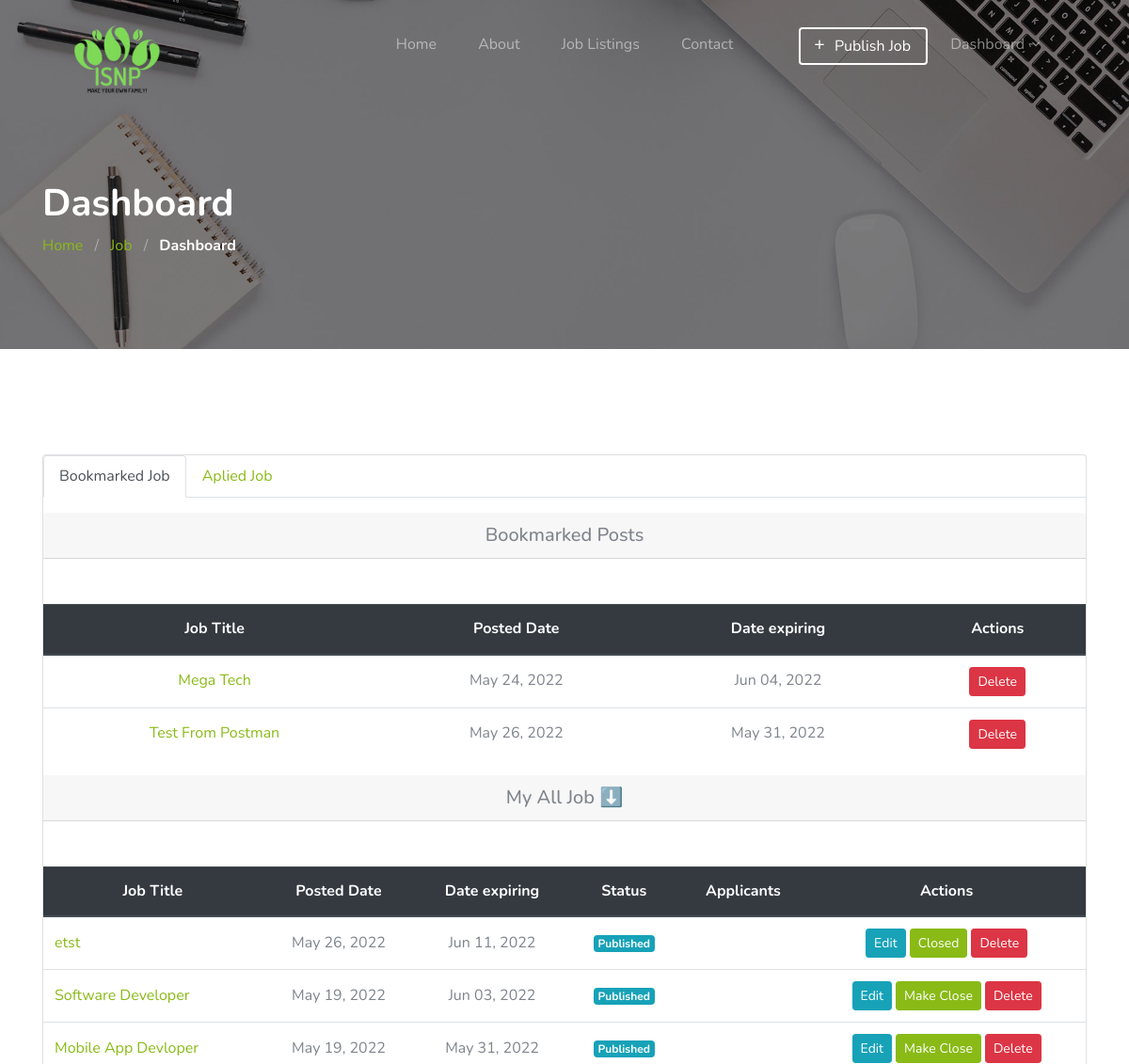
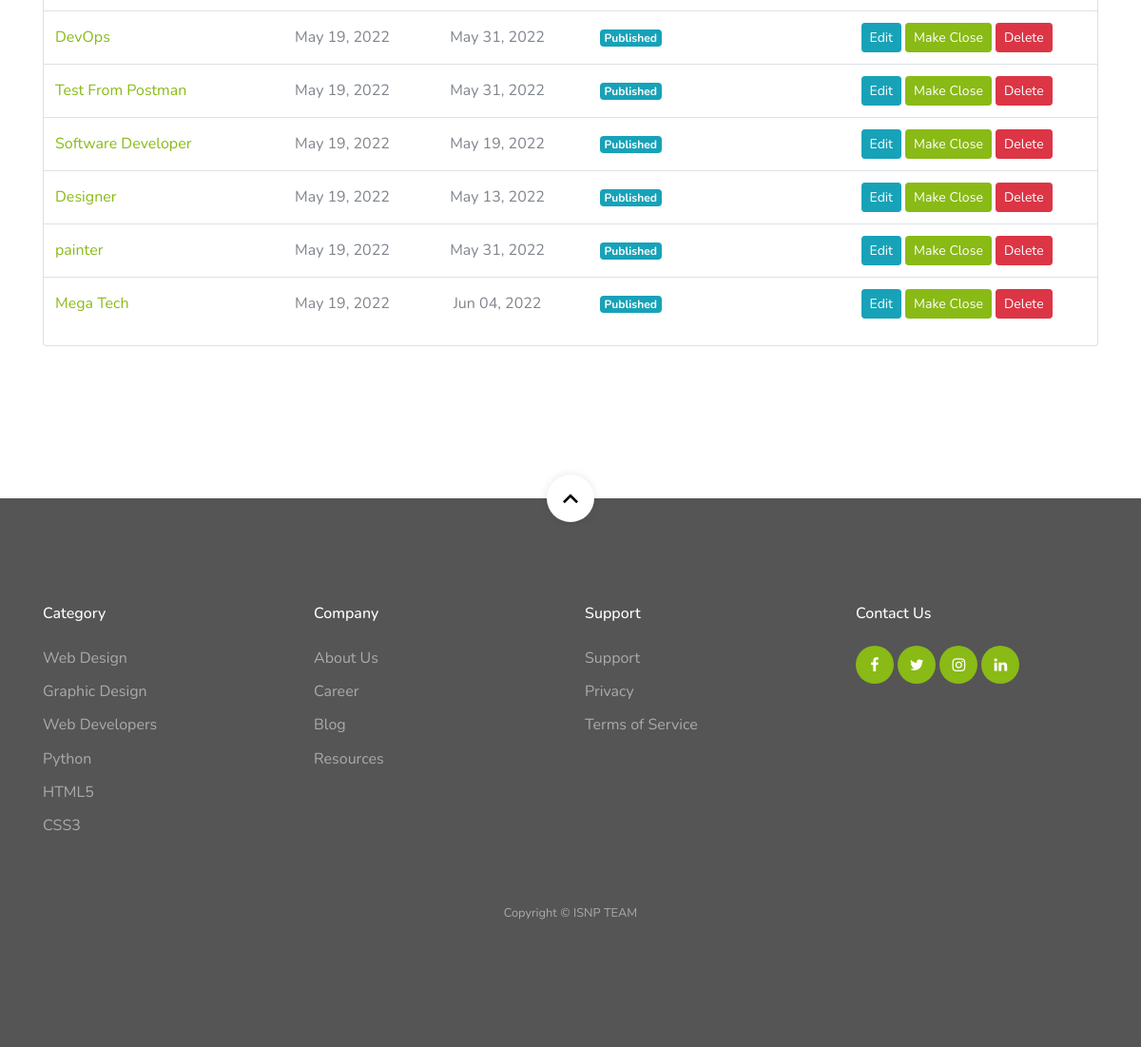
The app's page /dashboard/ (signed in) with its own data (2 pictures, top to bottom).
### jobapp/models.py (models this page shows, shortened)
class BookmarkJob(models.Model):
    user = models.ForeignKey(User, on_delete=models.CASCADE)
    job = models.ForeignKey(Job, on_delete=models.CASCADE)
    timestamp = models.DateTimeField(auto_now=True, auto_now_add=False)

class Job(models.Model):
    user = models.ForeignKey(User, related_name='User', on_delete=models.CASCADE)
    title = models.CharField(max_length=300)
    description = RichTextField()
    location = models.CharField(max_length=300)
    job_type = models.CharField(choices=JOB_TYPE, max_length=1)
    category = models.ForeignKey(Category,related_name='Category', on_delete=models.CASCADE)
    salary = models.CharField(max_length=30, blank=True)
    company_name = models.CharField(max_length=300)
    url = models.URLField(max_length=200)
    last_date = models.DateField()
    is_published = models.BooleanField(default=False)
    is_closed = models.BooleanField(default=False)
    timestamp = models.DateTimeField(auto_now=True)
    class Meta:
        ordering = ['-timestamp']

### jobapp/views.py (the view)
# urls.py: path('dashboard/', views.dashboard_view, name='dashboard'),
@login_required(login_url=reverse_lazy('account:login'))
def dashboard_view(request):
    jobs = []
    savedjobs = []
    appliedjobs = []
    total_applicants = {}
    if request.user.role == 'employer':
        jobs = Job.objects.filter(user=request.user.id)
        for job in jobs:
            count = Applicant.objects.filter(job=job.id).count()
            total_applicants[job.id] = count
    if request.user.role == 'employer':
        savedjobs = BookmarkJob.objects.filter(user=request.user.id)
        appliedjobs = Applicant.objects.filter(user=request.user.id)
    context = {
        'jobs': jobs,
        'savedjobs': savedjobs,
        'appliedjobs':appliedjobs,
        'total_applicants': total_applicants
    }
    return render(request, 'jobapp/dashboard.html', context)

### jobapp/templatetags/get_total_applicant.py (called while the page is built)
@register.simple_tag(name='get_total_applicant')
def get_total_applicant(total_applicants , job):
    return total_applicants[job.id]

### template/jobapp/dashboard.html (shortened to what this page needs)
{% extends 'base.html' %}
{% load static %}
{% load get_total_applicant %}
{% block content %}
<section class="section-hero overlay inner-page bg-image"
    style="background-image: url('{% static 'images/hero_1.jpg' %}');" id="home-section">
    <div class="container">
        <div class="row">
            <div class="col-md-7">
                <h1 class="text-white font-weight-bold">Dashboard</h1>
                <div class="custom-breadcrumbs">
                    <a href="{% url 'jobapp:home' %}">Home</a> <span class="mx-2 slash">/</span>
                    <a href="{% url 'jobapp:job-list' %}">Job</a> <span class="mx-2 slash">/</span>
                    <span class="text-white"><strong>Dashboard</strong></span>
                </div>
            </div>
        </div>
    </div>
</section>
<section class="site-section">
    <div class="container">
        <div class="row">
            <div class="col-lg-12 mb-5">
                <div class="card">
                    {% if user.role == "employer" %}
                    <ul class="mb-3 nav nav-tabs" id="myTab" role="tablist">
                        <li class="nav-item">
                            <a class="nav-link active" id="home-tab" data-toggle="tab" href="#home" role="tab" aria-controls="home" aria-selected="true">Bookmarked Job</a>
                          </li>
                          <li class="nav-item">
                            <a class="nav-link" id="profile-tab" data-toggle="tab" href="#profile" role="tab" aria-controls="profile" aria-selected="false">Aplied Job</a>
                        </li>
                      </ul>
                      <div class="tab-content" id="myTabContent">
                        <div class="tab-pane fade show active" id="home" role="tabpanel" aria-labelledby="home-tab">
                            <h5 class="card-header text-center">Bookmarked Posts</h5>
                            {% if savedjobs %}
                            <table class="table text-center mt-5">
                                <thead class="thead-dark">
                                    <tr>
                                        <th>Job Title</th>
                                        <th>Posted Date</th>
                                        <th>Date expiring</th>
                                        <th>Actions</th>
                                    </tr>
                                </thead>
                                <tbody>
                                    {% for job in savedjobs %}
                                    <tr id="row_{{ job.id }}">
                                        <td><a href="{% url 'jobapp:single-job' job.job.id %}">{{ job.job.title }}</a></td>
                                        <td>{{ job.timestamp | date:'M d, Y'  }}</td>
                                        <td>{{ job.job.last_date | date:'M d, Y' }}</td>
                                        <td>
                                            <button onclick="call_sw_alert_func('{% url 'jobapp:delete-bookmark' job.id %}','{{ job.id }}','Once Deleted, This Post Will Remove From Your Favourite List!')" class="btn btn-danger btn-sm">Delete</button>
                                        </td>
                                    </tr>
                                    {% endfor %}
                                </tbody>
                            </table>
                            {% else %}
                            <p class="m-5">You have not any save job yet !! </p>
                            {% endif %}
                        </div>
                      </div>
                    <h5 class="card-header text-center">My All Job ⬇️</h5>
                    {% if jobs %}
                    <table class="table text-center mt-5">
                        <thead class="thead-dark">
                            <tr>
                                <th>Job Title</th>
                                <th>Posted Date</th>
                                <th>Date expiring</th>
                                <th>Status</th>
                                <th>Applicants</th>
                                <th>Actions</th>
                            </tr>
                        </thead>
                        <tbody>
                            {% for job in jobs %}
                            <tr id="row_{{ job.id }}">
                                <td class="text-left"><a href="{% url 'jobapp:single-job' job.id %}">{{ job.title }}</a></td>
                                <td>{{ job.timestamp | date:'M d, Y'  }}</td>
                                <td>{{ job.last_date | date:'M d, Y' }}</td>
                                <td>
                                    {% if job.is_published == True %}
                                        <span class="badge badge-info">Published</span>
                                    {% else %}
                                        <span class="badge badge-danger px-2">Pending</span>
                                    {% endif %}
                                </td>
                                <td>
                                    {% get_total_applicant total_applicants job as is_applicant %}
                                </td>
                                <td>
                                    <a class="btn btn-info btn-sm" href="{% url 'jobapp:edit-job' job.id %}"
                                        role="button">Edit</a>
                                    {% if job.is_published == True %}
                                        {% if job.is_closed == False %}
                                        <span id="change_job_status_{{ job.id }}">
                                            <button onclick="call_sw_alert_func('{% url 'jobapp:complete' job.id %}','{{ job.id }}', 'Once Clicked, Your Post Will Marked Completed')" class="text-white btn btn-success btn-sm" >Make Close</button>
                                        </span>
                                        {% else %}
                                        <a class="text-white btn btn-success btn-sm"
                                        role="button">Closed</a>
                                        {% endif %}
                                        {% endif %}
                                    <button onclick="call_sw_alert_func('{% url 'jobapp:delete' job.id %}','{{ job.id }}','Once Deleted, You Will Not be Able To Recover This Post!')" class="btn btn-danger btn-sm">Delete</button>
                                    </td>
                            </tr>
                            {% endfor %}
                        </tbody>
                    </table>
                    {% else %}
                    <p class="m-5">You have not any job yet !! <a href="{% url 'jobapp:create-job' %}">Create a new one.</a></p>
                    {% endif %}
                    {% else %}
<h1>Not Registerd</h1>
                    {% endif %}
                </div>
            </div>
        </div>
    </div>
    </div>
{% endblock %}

### static/css/style.css (style rules this page uses)
body { font-weight: 400; font-size: 1rem; line-height: 1.7; position: relative; }
body:after { content: ""; position: absolute; top: 0; left: 0; right: 0; bottom: 0; background: rgba(0, 0, 0, 0.7); z-index: 100; opacity: 0; visibility: hidden; -webkit-transition: .3s all ease; -o-transition: .3s all ease; transition: .3s all ease; }
h1, h2, h3, h4 { color: #000; }
.site-section { padding-top: 7rem; padding-bottom: 7rem; position: relative; z-index: 2; }
.bg-image { background-size: cover; background-position: center center; background-repeat: no-repeat; }
.custom-breadcrumbs a { color: #89ba16; }
.custom-breadcrumbs .slash { color: rgba(255, 255, 255, 0.4); }
.section-hero, .section-hero > .container > .row { height: 100vh; min-height: 900px; }
.section-hero.inner-page, .section-hero.inner-page > .container > .row { height: auto; min-height: auto; padding-top: 6em; padding-bottom: 3em; }
.section-hero.overlay, .section-hero.overlay-2 { position: relative; }
.section-hero.overlay:before, .section-hero.overlay-2:before { z-index: 1; position: absolute; content: ""; top: 0; left: 0; right: 0; bottom: 0; background: rgba(0, 0, 0, 0.5); }
.section-hero > .container { z-index: 2; position: relative; }
.btn:after, .btn:before { display: none; }
.table td, .table th { vertical-align: middle !important; }

### records on screen
BookmarkJob: job "Mega Tech", timestamp "May 24, 2022", job.last_date "Jun 04, 2022"
BookmarkJob: job "Test From Postman", timestamp "May 26, 2022", job.last_date "May 31, 2022"
Job: title "etst", timestamp "May 26, 2022", last_date "Jun 11, 2022", is_published "Published"
Job: title "Software Developer", timestamp "May 19, 2022", last_date "Jun 03, 2022", is_published "Published"
Job: title "Mobile App Devloper", timestamp "May 19, 2022", last_date "May 31, 2022", is_published "Published"
Job: title "DevOps", timestamp "May 19, 2022", last_date "May 31, 2022", is_published "Published"
Job: title "Test From Postman", timestamp "May 19, 2022", last_date "May 31, 2022", is_published "Published"
Job: title "Software Developer", timestamp "May 19, 2022", last_date "May 19, 2022", is_published "Published"
Job: title "Designer", timestamp "May 19, 2022", last_date "May 13, 2022", is_published "Published"
Job: title "painter", timestamp "May 19, 2022", last_date "May 31, 2022", is_published "Published"
Job: title "Mega Tech", timestamp "May 19, 2022", last_date "Jun 04, 2022", is_published "Published"
